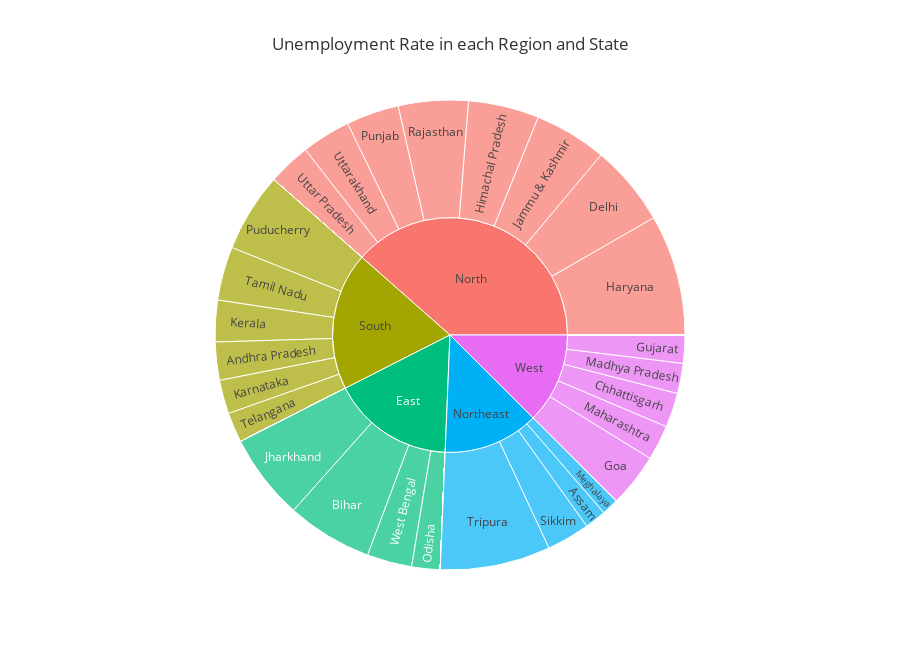

Notebook source saved alongside this figure:
### Code cell
unemplo_df = unemployed[['States','Region','Estimated Unemployment Rate','Estimated Employed','Estimated Labour Participation Rate']]
unemplo = unemplo_df.groupby(['Region','States'])['Estimated Unemployment Rate'].mean().reset_index()
fig = px.sunburst(unemplo, path = ['Region','States'], values = 'Estimated Unemployment Rate', color_continuous_scale = 'Plasma', title = 'Unemployment Rate in each Region and State', height = 650, template = 'ggplot2')
fig.show()

### Figure 1 — Plotly figure (JSON) as saved in the notebook; plotly's stock layout.template omitted (floating-point values rounded to 4 significant figures; data arrays with more than 128 entries replaced by an {"elided": "..."} marker saying what was removed)
{"data": [{"branchvalues": "total", "domain": {"x": [0, 1], "y": [0, 1]}, "hovertemplate": "labels=%{label}<br>Estimated Unemployment Rate=%{value}<br>parent=%{parent}<br>id=%{id}<extra></extra>", "ids": {"elided": "140 str values"}, "labels": {"elided": "140 str values"}, "name": "", "parents": {"elided": "140 str values"}, "type": "sunburst", "values": {"elided": "140 float values"}}], "layout": {"height": 650, "legend": {"tracegroupgap": 0}, "title": {"text": "Unemployment Rate in each Region and State"}}}
